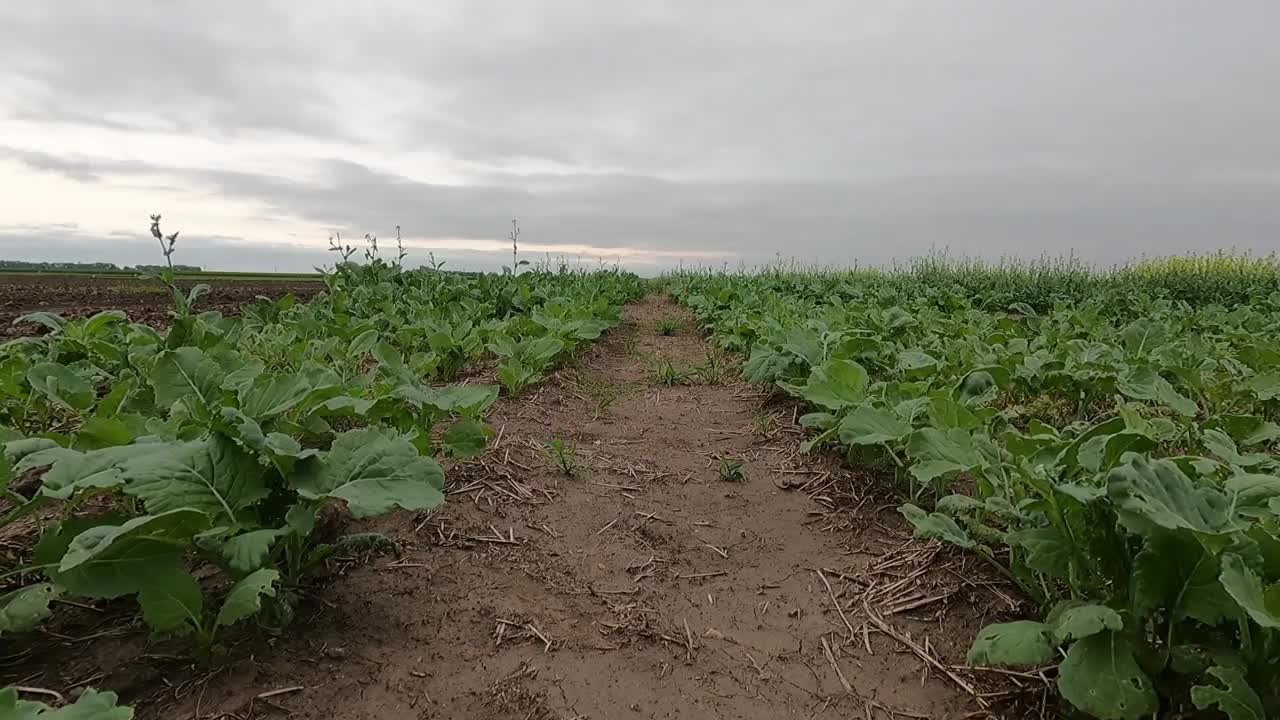
#> input picture agri_images/0001.jpg, 1280 x 720 px; its folder holds only this picture in this run
$ python -i live_agri_warp.py   (imports and definitions only)
#> lines starting #> are read from the running program, lines starting #| are printed output that depends on the picture; after the words box and inside, x2 and y2 are one past the last pixel; in counts of white or black regions, pixels touching at a corner belong together
#> further down, picture is the input picture: shape (720, 1280, 3); mean B, G, R 104.1, 121.9, 119.2
### src/DBSCAN.py
import numpy as np

class DBSCAN:
    def __init__(self, eps, minPts):
        self.dbscan_dict = {}
        self.points = []
        self.minPts = minPts
        self.eps = eps

    def update(self, line):
        line = line.squeeze()
        x1 = line[0]
        y1 = line[1]
        x2 = line[2]
        y2 = line[3]
        mid_x = (x1 + x2) / 2
        mid_y = (y1 + y2) / 2
        self.dbscan_dict[(mid_x, mid_y)] = line
        self.points.append(np.array([mid_x, mid_y]))

    def scan(self):
        '''
        Cluster the dataset `D` using the DBSCAN algorithm.

        dbscan takes a dataset `D` (a list of vectors), a threshold distance
        `eps`, and a required number of points `MinPts`.

        It will return a list of cluster labels. The label -1 means noise, and then
        the clusters are numbered starting from 1.
        '''

        labels = [0]*len(self.points)

        # C is the ID of the current cluster.
        C = 0

        # For each point P in the Dataset D...
        # ('P' is the index of the datapoint, rather than the datapoint itself.)
        for P in range(0, len(self.points)):

            # Only points that have not already been claimed can be picked as new
            # seed points.
            # If the point's label is not 0, continue to the next point.
            if not (labels[P] == 0):
                continue

            # Find all of P's neighboring points.
            NeighborPts = self.region_query(P)

            # If the number is below MinPts, this point is noise.
            # This is the only condition under which a point is labeled
            # NOISE--when it's not a valid seed point. A NOISE point may later
            # be picked up by another cluster as a boundary point (this is the only
            # condition under which a cluster label can change--from NOISE to
            # something else).
            if len(NeighborPts) < self.minPts:
                labels[P] = -1
            # Otherwise, if there are at least MinPts nearby, use this point as the
            # seed for a new cluster.
            else:
                C += 1
                self.grow_cluster(labels, P, NeighborPts, C)

        # All data has been clustered!
        return labels


    # [53 lines left out: function grow_cluster, not called in this run]

        # We've finished growing cluster C!


    def region_query(self, P):
        '''
        Find all points in dataset `D` within distance `eps` of point `P`.

        This function calculates the distance between a point P and every other
        point in the dataset, and then returns only those points which are within a
        threshold distance `eps`.
        '''
        neighbors = []

        # For each point in the dataset...
        for Pn in range(0, len(self.points)):

            # If the distance is below the threshold, add it to the neighbors list.
            if np.linalg.norm(self.points[P] - self.points[Pn]) < self.eps:
                neighbors.append(Pn)
        return neighbors

    def return_max(self, labels):
        values, counts = np.unique(labels, return_counts=True)
        if len(values) == 0 or (values[0] == -1 and len(values) == 1):
            return []
        idx = np.argmax(counts)
        if values[idx] == -1:
            idx = np.argmax(counts[1:]) + 1

        lines = []
        for i in range(len(labels)):
            if(labels[i] == values[idx]):
                lines.append(self.dbscan_dict[(self.points[i][0], self.points[i][1])])
        return lines

### src/live_agri_warp.py
import matplotlib
import matplotlib.pyplot as plt
import matplotlib.image as mpimg
import matplotlib.gridspec as gridspec
import cv2
import numpy as np
import pickle as pickle
import glob
import math
from moviepy.editor import *
from DBSCAN import *

ORIGINAL_SIZE = 1280, 720
WARPED_SIZE = 500, 600

# For temporal smoothing
left_buffer = []
right_buffer = []
buffer_size = 5

def getROI():
    #roi_points = np.array([[0, ORIGINAL_SIZE[1] - 25],
    #                   [ORIGINAL_SIZE[0], ORIGINAL_SIZE[1] - 25],
    #                   [ORIGINAL_SIZE[0] // 2 + 10, ORIGINAL_SIZE[1] - 540]])
    roi_points = np.array([[0, 360],
                       [1280, 360],
                       [1280, 665],
                       [0, 665]])
    roi = np.zeros((720, 1280), np.uint8) # uint8 good for 0-255 so good for small numbers like colors
    cv2.fillPoly(roi, [roi_points], 1)
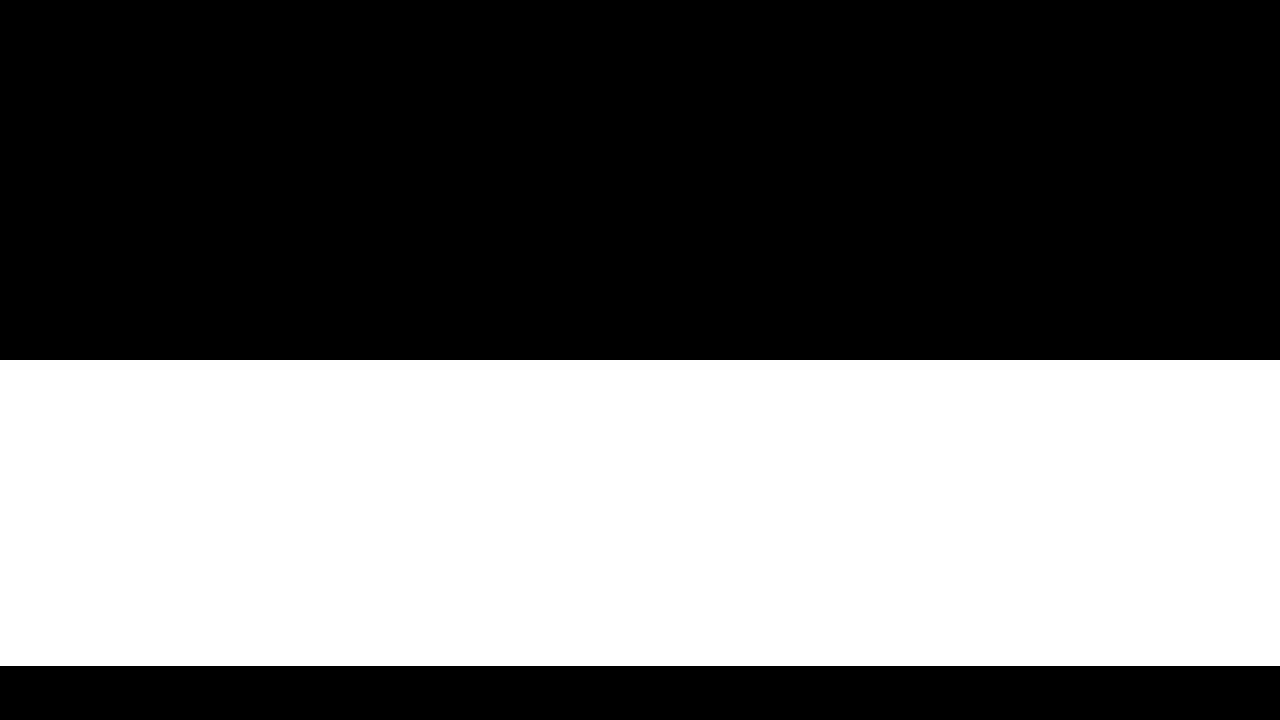
#> roi: shape (720, 1280); values 0 (black) and 1 (white), 42.5% white; 1 white region, box (x1, y1, x2, y2) and area: (0, 360, 1280, 666) 391680
    return roi

def fillAvgs(lines):
    l = []
    for i in range(len(lines)):
        line = lines[i]
        x1 = line[0]
        y1 = line[1]
        x2 = line[2]
        y2 = line[3]
        slope = (y2 - y1) / (x2 - x1)
        intercept = y1 - (slope * x1)
        l.append([slope, intercept])
        # cv2.line(img, (x1, y1), (x2, y2), (0, 255, 0), thickness = 2)
        return l

def getLines(img):
    roi = getROI()

    # Employing Gaussian Blur
    img = cv2.GaussianBlur(img,(3,3),2)
    kernel = np.ones((3,3),np.uint8)
    img = cv2.morphologyEx(img, cv2.MORPH_OPEN, kernel)
    # Might need to skip horizontal lines when doing HoughLine

    # Canny + Hough Lines
    img_HLS = cv2.cvtColor(img, cv2.COLOR_BGR2HLS)
#> img_HLS: shape (720, 1280, 3); mean of channels 0, 1, 2 50, 113.6, 59.5
    _h_channel = img_HLS[:, :, 0]
    _l_channel  = img_HLS[:, :, 1]
    _s_channel = img_HLS[:, :, 2]
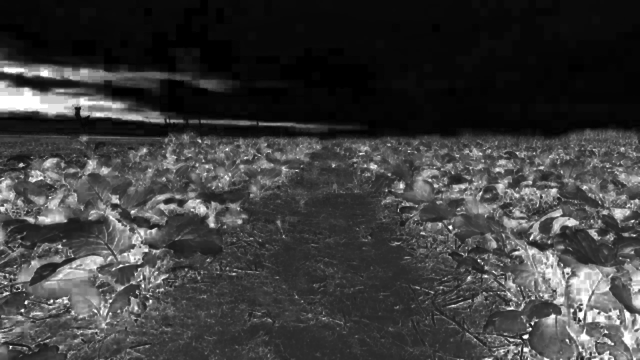
#> _s_channel: shape (720, 1280) (shown at 1/2 size); min 0, max 255, mean 59.5

    #ret, p = cv2.threshold(_l_channel,140, 255,cv2.THRESH_BINARY)
    #ret, q = cv2.threshold(_l_channel,160,255,cv2.THRESH_BINARY)
    #_l_channel = cv2.bitwise_xor(p, q)

    _h_channel = cv2.equalizeHist(_h_channel)
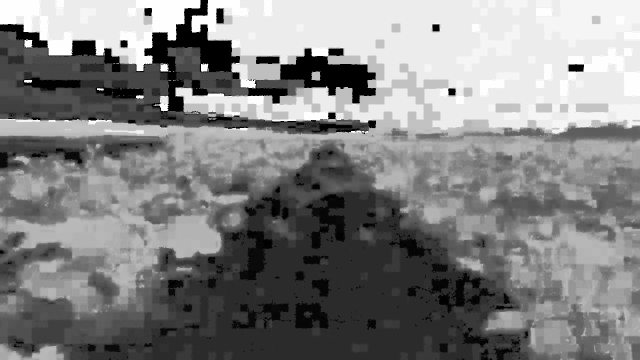
#> _h_channel: shape (720, 1280) (shown at 1/2 size); min 0, max 255, mean 130

    low_thresh = 100
    high_thresh = 200
    # Better to do Canny on lightness channel
    _h_channel = cv2.morphologyEx(_h_channel, cv2.MORPH_CLOSE, kernel)
    _h_channel = cv2.GaussianBlur(_h_channel,(3,3),2)
    _h_channel = cv2.GaussianBlur(_h_channel,(3,3),2)

    kernel = np.ones((5,5),np.uint8)
    edges = cv2.Canny(_h_channel, low_thresh, high_thresh)
#> edges: shape (720, 1280); 0.95% white in thin lines or dots
    edges = cv2.morphologyEx(edges, cv2.MORPH_CLOSE, kernel)
#> edges: shape (720, 1280); 1.2% white in thin lines or dots
    new_img = cv2.bitwise_and(edges, edges, mask=roi)
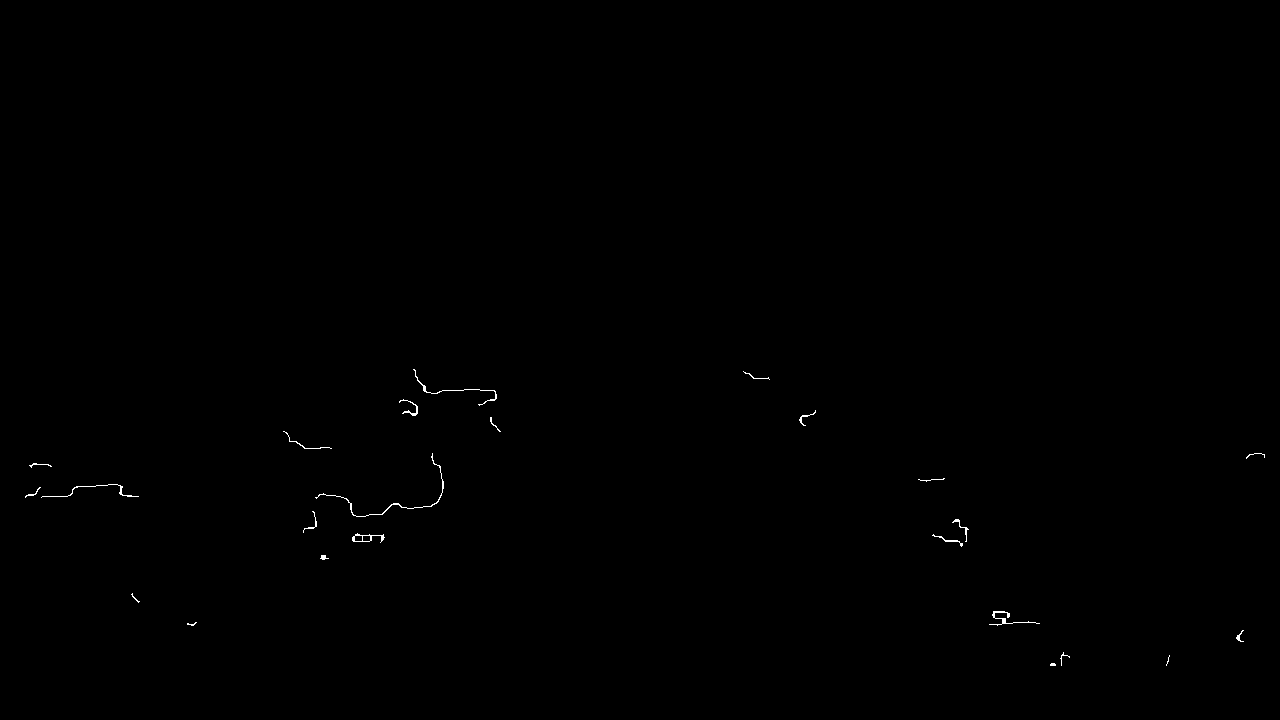
#> new_img: shape (720, 1280); 0.16% white in thin lines or dots, all inside (x1, y1, x2, y2) = (25, 369, 1265, 666)
    lines = cv2.HoughLinesP(new_img, 2, np.pi/180, 60, None, 60, 100)
#> lines = [[25, 496, 138, 496], [304, 528, 383, 538], [314, 513, 422, 507], [424, 391, 494, 390]]
    return lines

def main(img):
    global left_buffer, right_buffer, buffer_size

    lines = getLines(img)

    if lines is None:
        return img

    left_av = []
    right_av = []
    dbscan_left = DBSCAN(50, 2)
    dbscan_right = DBSCAN(50, 2)

    for line in lines:
        for x1, y1, x2, y2 in line:
            # Average out the lines
            slope = (y2 - y1) / (x2 - x1)
            if abs(slope) > 5 or slope == 0 or abs(slope) < 0.1:
                pass
            else:
                if slope > 0:
                    dbscan_right.update(line)
                else:
                    dbscan_left.update(line)
#> this loop made 4 passes

    left_classes = dbscan_left.scan()
#> in scan, `labels = [0]*len(self.points)`: labels = []
#> after the loop in scan, `for P in range(0, len(self.points)):`: C = 0
#> left_classes = []
    left_lines = dbscan_left.return_max(left_classes)
#> in return_max, `values, counts = np.unique(labels, return_counts=True)`: values = empty array
#> left_lines = []
    left_av = fillAvgs(left_lines)

    right_classes = dbscan_right.scan()
#> the loop in scan (call 2), `for P in range(0, len(self.points)):  # Only points that have not alre..` made 1 pass
#> NeighborPts on pass 1: [0]
#> right_classes = [-1]
    right_lines = dbscan_right.return_max(right_classes)
#> right_lines = []
    right_av = fillAvgs(right_lines)

    # Cont. Averaging Lines
    left_fitted_av = []
    right_fitted_av = []
    if left_av:
        left_fitted_av = np.average(left_av, axis=0)
    else:
        return img
    if right_av:
        right_fitted_av = np.average(right_av, axis=0)
    else:
        return img

    # Adding average line to buffer
    def add_line_to_buffer(line_buffer, line):
        line_buffer.append(line)
        return line_buffer[-buffer_size:]
    left_buffer = add_line_to_buffer(left_buffer, left_fitted_av)
    right_buffer = add_line_to_buffer(right_buffer, right_fitted_av)

    # Get mean of buffered lines
    left_fitted_av = np.mean(left_buffer, axis=0)
    right_fitted_av = np.mean(right_buffer, axis=0)
    # NOW WE HAVE SMOOTHED LINES AND WE PROCEED AS BEFORE.

    top = ORIGINAL_SIZE[1] - 700
    bot = ORIGINAL_SIZE[1] - 55
    y1 = ORIGINAL_SIZE[1] - 55
    y2 = ORIGINAL_SIZE[1] - 500
    try:
        # PLOTTING AND GETTING THE AVERAGED LINES.
        left_x1 = int((y1 - left_fitted_av[1]) / left_fitted_av[0])
        left_x2 = int((y2 - left_fitted_av[1]) / left_fitted_av[0])
        right_x1 = int((y1 - right_fitted_av[1]) / right_fitted_av[0])
        right_x2 = int((y2 - right_fitted_av[1]) / right_fitted_av[0])
        cv2.line(img, (left_x1, y1), (left_x2, int(y2)), (255, 0, 0), thickness = 2)
        cv2.line(img, (right_x1, y1), (right_x2, int(y2)), (255, 0, 0), thickness = 2)
    except:
        return img

    # Hard-coded src and dest pts
    src_pts = np.float32([[0, 360],
                      [1280, 360],
                      [1280, 665.      ],
                      [0, 665.      ]])
    dst_pts = np.float32([[0, 0], [WARPED_SIZE[0], 0],
                       [WARPED_SIZE[0], WARPED_SIZE[1]],
                       [0, WARPED_SIZE[1]]])
    # Draw ROI
    cv2.polylines(img, [src_pts.astype(np.int32)],True, (0,200,100), thickness=2)

    # INVERSE-PERSPECTIVE MAPPING TIME.
    src_pts[0] += [-1, 1]
    src_pts[1] += [1, 1]
    M = cv2.getPerspectiveTransform(src_pts, dst_pts)
    warped_img = cv2.warpPerspective(img, M, WARPED_SIZE)

    f = warped_img

    # Transform averaged points into warped coordinates.
    # Endpoints for averaged lines
    bot_left = np.array([left_x1, y1], dtype="float32")
    top_left = np.array([left_x2, int(y2)], dtype="float32")
    bot_right = np.array([right_x1, y1], dtype="float32")
    top_right = np.array([right_x2, int(y2)], dtype="float32")

    # Transforming above endpoints
    def transformPoints(p):
        return cv2.perspectiveTransform(np.array([[p]]), M, WARPED_SIZE).squeeze()

    bot_left = transformPoints(bot_left)
    top_left = transformPoints(top_left)
    bot_right = transformPoints(bot_right)
    top_right = transformPoints(top_right)
    cv2.line(f, bot_left.astype("int"), top_left.astype("int"), (0, 255, 0), 3)
    cv2.line(f, bot_right.astype("int"), top_right.astype("int"), (0, 255, 0), 3)

    mid_top = [int((top_left[0] + top_right[0]) / 2),
            int((top_left[1] + top_right[1]) / 2)]
    mid_bot = [int((bot_left[0] + bot_right[0]) / 2),
            int((bot_left[1] + bot_right[1]) / 2)]

    # Drawing mid-line
    cv2.line(f, mid_top, mid_bot, (0, 0, 255), 3)
    # Add current car trajectory
    traj_bot = [f.shape[1] // 2, 600]
    traj_top = [f.shape[1] // 2, 0]
    cv2.line(f,traj_bot, traj_top, (0, 0, 255), 3)
    x = traj_bot[0]
    mid_slope = 0
    if mid_top[0] - mid_bot[0] != 0:
        mid_slope = (mid_top[1] - mid_bot[1]) / (mid_top[0] - mid_bot[0])
    else:
        mid_slope = (mid_top[1] - mid_bot[1]) * 1000
    mid_int = mid_top[1] - mid_top[0] * mid_slope
    y = x * mid_slope + mid_int
    P = np.array([x, y])

    # Calculating pixel distance between averaged line and trajectory line.
    PA = np.array(traj_bot) - P
    PB = np.array(mid_bot) - P

    PB_mag = np.linalg.norm(PB)
    PB_unit = PB / PB_mag
    A_parallel = np.dot(PA, PB_unit) * PB_unit
    A_parallel_pt = A_parallel + P

    # Find Intercept
    vec = traj_bot - A_parallel_pt
    vec_mag = np.linalg.norm(vec)
    cv2.putText(img, str(vec_mag), (0, 200), cv2.FONT_HERSHEY_SIMPLEX ,
                   1, (0, 0, 0), 2, cv2.LINE_AA)

    return img

# [5 lines not run here, left out]

>>> import cv2
>>> picture = cv2.imread('../agri_images/0001.jpg')
>>> result = main(picture)
